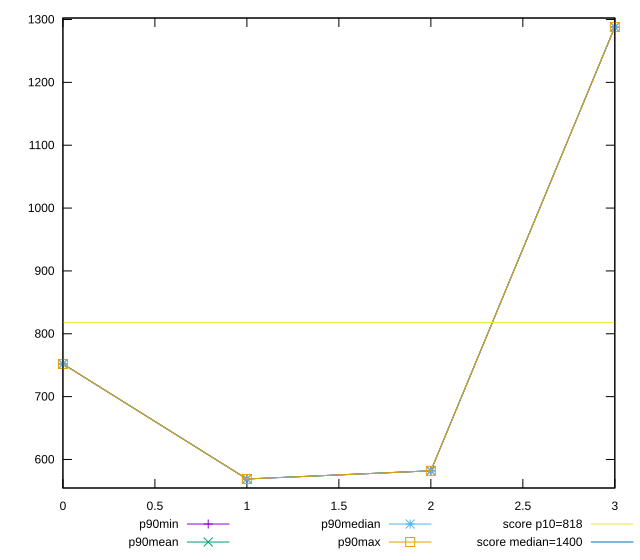

The script that saved this image:
reset

$p90Min <<EOF
0 752
1 569
2 582
3 1288
EOF

$p90Mean <<EOF
0 752
1 569
2 582
3 1288
EOF

$p90Median <<EOF
0 752
1 569
2 582
3 1288
EOF

$p90Max <<EOF
0 752
1 569
2 582
3 1288
EOF

set key outside below
set xrange [0:3]
set yrange [554.62:1302.38]
set trange [554.62:1302.38]
set terminal svg size 640, 560 enhanced background rgb 'white'
set output "reports/report_00032_2021-02-25T10-28-15.087Z/dom-size/progression/value.svg"

plot $p90Min title "p90min" with linespoints, \
     $p90Mean title "p90mean" with linespoints, \
     $p90Median title "p90median" with linespoints, \
     $p90Max title "p90max" with linespoints, \
     818 title "score p10=818", \
     1400 title "score median=1400"

reset
